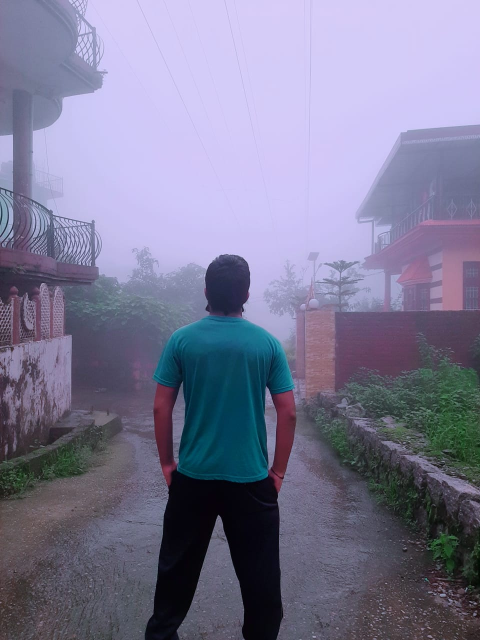
#> input picture me.jpeg, 960 x 1280 px (shown at 1/2 size)
$ python blackscreen.py
#> lines starting #> are read from the running program, lines starting #| are printed output that depends on the picture; after the words box and inside, x2 and y2 are one past the last pixel; in counts of white or black regions, pixels touching at a corner belong together

import numpy as np
import cv2

video  = cv2.VideoCapture(0)

image = cv2.imread('me.jpeg')
#> image is the input picture: shape (1280, 960, 3); mean B, G, R 148.4, 121.7, 123.1

while True:
    ret,frame = video.read()
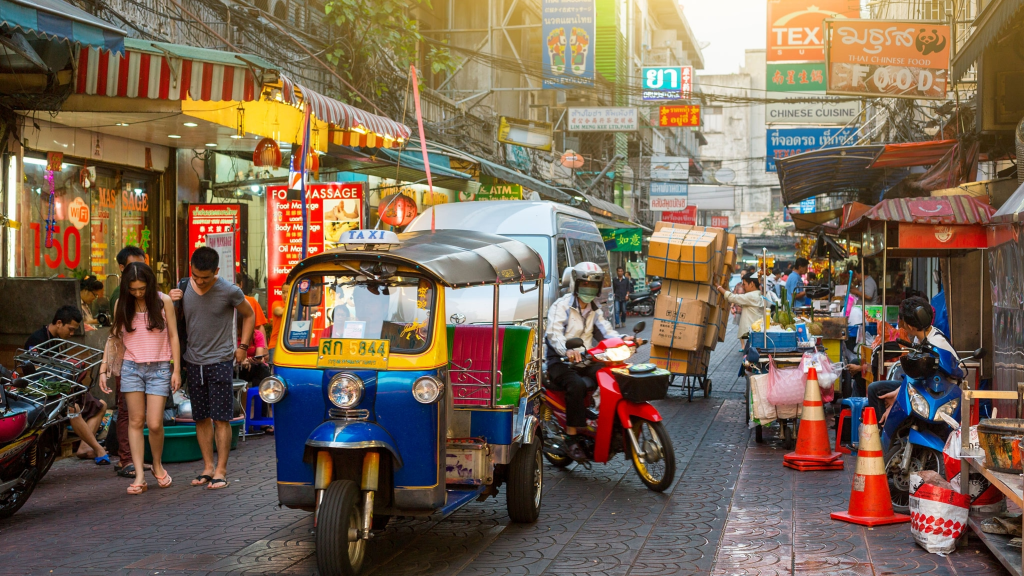
#> input picture a.jpg, 3072 x 1728 px, given in place of the camera (shown at 1/3 size)
#> frame is the input picture: shape (1728, 3072, 3); mean B, G, R 84.2, 102.3, 120.7
    frame = cv2.resize(frame,(640,480))
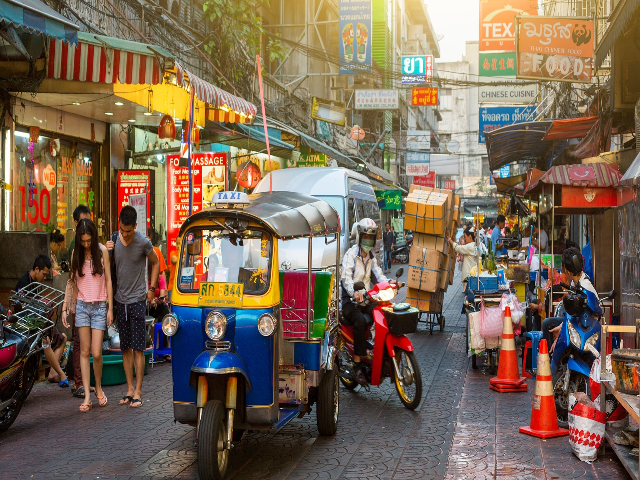
#> frame: shape (480, 640, 3); mean B, G, R 84.1, 102.2, 120.6
    image = cv2.resize(frame,(640,480))
    u_black = np.array([104,153,70])
    l_black = np.array([30,30,0])
    mask = cv2.inRange(frame,l_black,u_black)
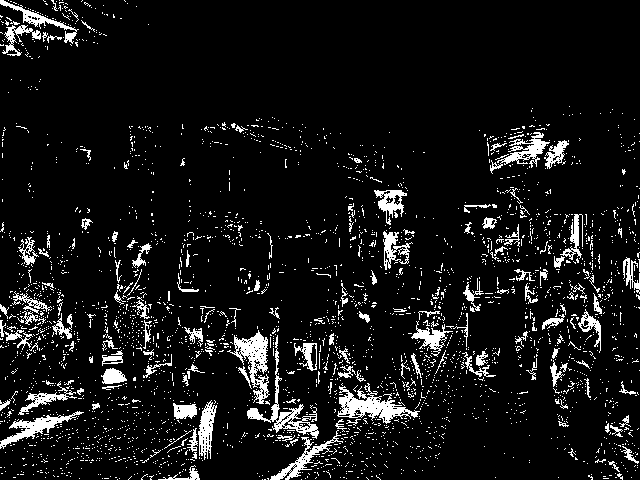
#> mask: shape (480, 640); 8.3% white; 3085 white regions (2930 under 20 px), largest, box (x1, y1, x2, y2) and area: (337, 383, 420, 424) 1274, (227, 330, 270, 404) 1117, (247, 335, 319, 439) 1031
    res = cv2.bitwise_and(frame,frame,mask = mask)
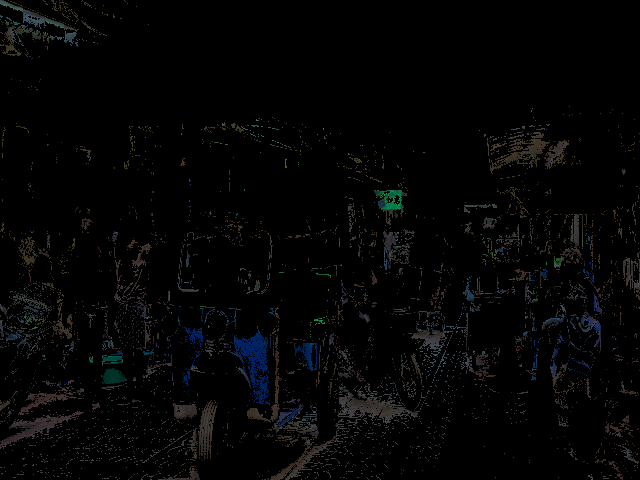
#> res: shape (480, 640, 3); mean B, G, R 4.5, 4.4, 4.2
    f = frame-res
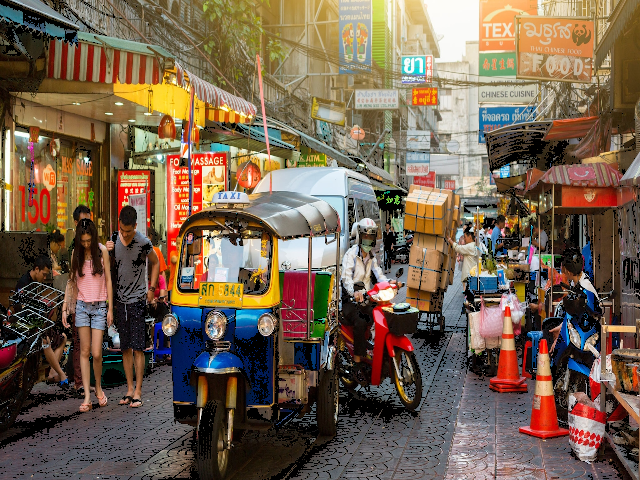
#> f: shape (480, 640, 3); mean B, G, R 79.5, 97.8, 116.4
    f = np.where(f ==0,frame,f)
    cv2.imshow("video",frame)
    cv2.imshow("mask",f)
    if cv2.waitKey(1) & 0xFF == ord('q'):
#> (key q is pressed here)
        break

video.release()
cv2.destroyAllWindows()
